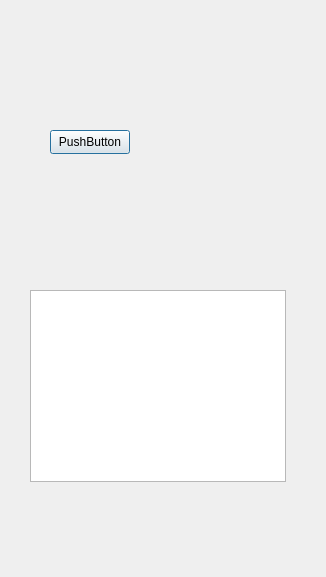
<?xml version="1.0" encoding="UTF-8"?>
<ui version="4.0">
 <class>TestModule</class>
 <widget class="QDialog" name="TestModule">
  <property name="geometry">
   <rect>
    <x>0</x>
    <y>0</y>
    <width>326</width>
    <height>577</height>
   </rect>
  </property>
  <property name="windowTitle">
   <string>Dialog</string>
  </property>
  <property name="styleSheet">
   <string notr="true"/>
  </property>
  <widget class="QTextBrowser" name="textBrowser">
   <property name="geometry">
    <rect>
     <x>30</x>
     <y>290</y>
     <width>256</width>
     <height>192</height>
    </rect>
   </property>
  </widget>
  <widget class="QPushButton" name="pushButton">
   <property name="geometry">
    <rect>
     <x>50</x>
     <y>130</y>
     <width>80</width>
     <height>24</height>
    </rect>
   </property>
   <property name="text">
    <string>PushButton</string>
   </property>
  </widget>
 </widget>
 <resources/>
 <connections/>
</ui>
